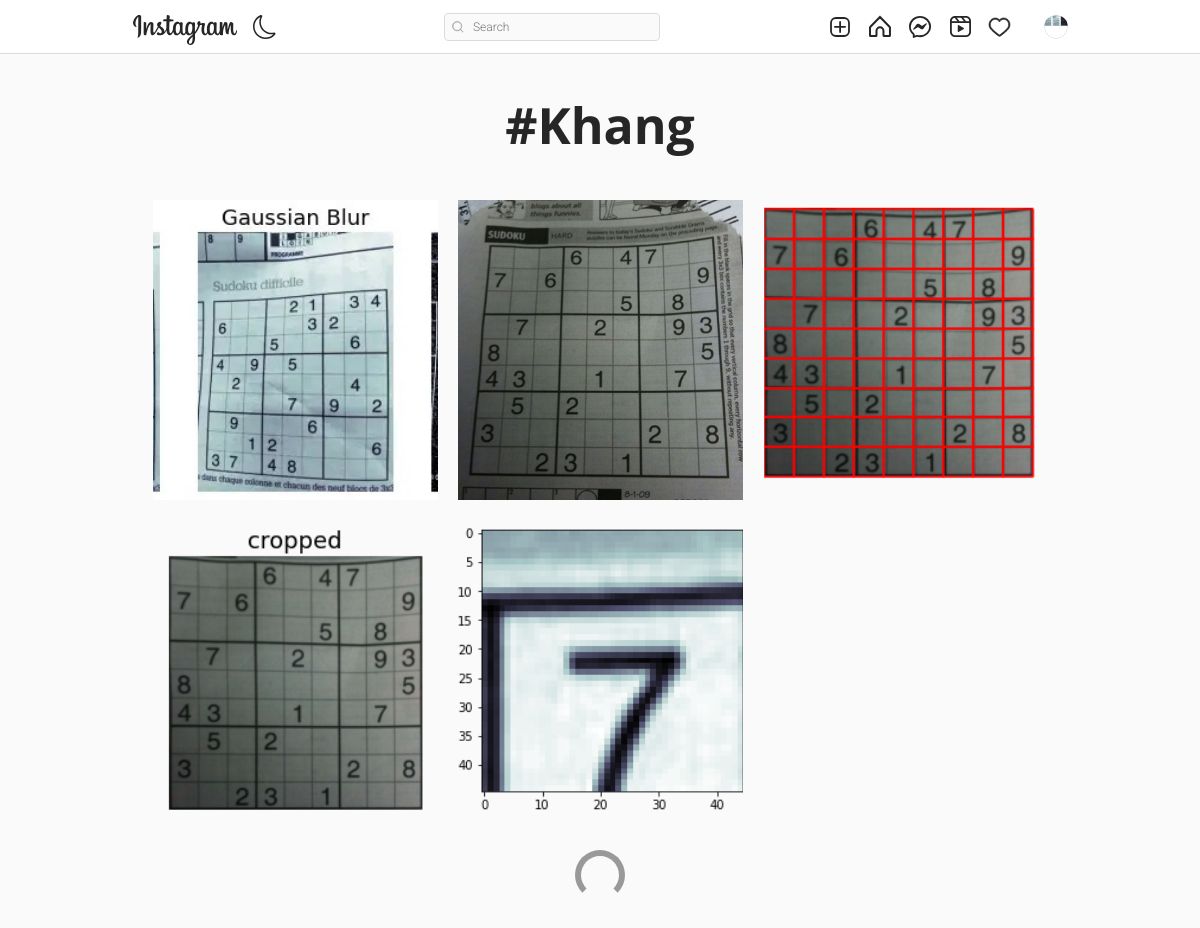
Screenshot of /tag/47b6b66c-9e38-11ed-9fe6-57a3b3f7d812 (signed in) with the database file from the repository.
### authy/models.py (models this page shows, shortened)
class Profile(models.Model):
    user = models.OneToOneField(User, related_name='profile', on_delete=models.CASCADE)
    image = models.ImageField(upload_to="profile_pciture", null=True, default="default.jpg")
    first_name = models.CharField(max_length=200, null=True, blank=True)
    last_name = models.CharField(max_length=200, null=True, blank=True)
    bio = models.CharField(max_length=200, null=True, blank=True)
    location = models.CharField(max_length=200, null=True, blank=True)
    url = models.URLField(max_length=200, null=True, blank=True)
    favourite = models.ManyToManyField(Post, blank=True)

### post/models.py (models this page shows, shortened)
class Tag(models.Model):
    title = models.CharField(max_length=75, verbose_name='Tag')
    slug = models.SlugField(null=False, unique=True, default=uuid.uuid1)
    class Meta:
        verbose_name = 'Tag'
        verbose_name_plural = 'Tags'

class Post(models.Model):
    id = models.UUIDField(primary_key=True, default=uuid.uuid4, editable=False)
    picture = models.ImageField(upload_to=user_directory_path, verbose_name="Picture")
    caption = models.CharField(max_length=10000, verbose_name="Caption")
    posted = models.DateField(auto_now_add=True)
    tags = models.ManyToManyField(Tag, related_name="tags")
    user = models.ForeignKey(User, on_delete=models.CASCADE)
    likes = models.IntegerField(default=0)
    def get_absolute_url(self):
        return reverse("post-details", args=[str(self.id)])

### post/views.py (the view)
# urls.py: path('tag/<slug:tag_slug>', Tags, name='tags'),
@login_required
def Tags(request, tag_slug):
    tag = get_object_or_404(Tag, slug=tag_slug)
    posts = Post.objects.filter(tags=tag).order_by('-posted')
    context = {
        'posts': posts,
        'tag': tag
    }
    return render(request, 'tag.html', context)

### templates/tag.html (shortened to what this page needs)
{% extends 'base.html' %}
{% load static %}
{% load crispy_forms_tags %}
{% block content %}
<!DOCTYPE html>
<html lang="en">
<head>
    <link rel="stylesheet" href="{% static 'assets3/css/reset.css' %}">
    <link rel="stylesheet" href="{% static 'assets3/css/styles.css' %}">
    <link rel="stylesheet" href="https://use.fontawesome.com/releases/v5.2.0/css/all.css">
</head>
<body>
    <header>
        <div>
         <h1 style="font-size: 50px; margin-top: 100px; text-align:center; font-weight: bold; margin-bottom: 50px;">#{{tag.title|title}}</h1>
        </div>
    </header>
    <main>
        <div class="container">
            <div class="gallery">
                {% for post in posts %}
                <a href="{{post.get_absolute_url}}"><div class="gallery-item" tabindex="0">
                    <img src="{{ post.picture.url }}" class="gallery-image" alt="" style="width: 500px; height: 300px; object-fit: cover;">
                </div></a>
                {% endfor %}
            </div>
            <div class="loader"></div>
        </div>
    </main>
{% endblock content %}

### templates/base.html (shortened to what this page needs)
{% load static %}
<!DOCTYPE html>
<html lang="en">
<head>
    <link rel="stylesheet" href="https://cdn.jsdelivr.net/npm/bootstrap-icons@1.8.1/font/bootstrap-icons.css">
    <link href="https://cdn.jsdelivr.net/npm/bootstrap@5.1.3/dist/css/bootstrap.min.css" rel="stylesheet">
    <link rel="stylesheet" type="text/css" href="{% static 'assets1/style.css' %}">
</head>
<body>
    <header class="header">
        <nav class="header__content">
            <div class="header__buttons">
                <a href="{% url 'index' %}" class="header__home">
                </a>
                <button class="header__theme-button" title="Toggle Theme">
                </button>
            </div>
            <form action="{% url 'search-users' %}" method="GET">
                <div class="header__search">
                    <input type="text" placeholder="Search" name="q" value="{{ request.GET.q }}">
                </div>
            </form>
            <div class="header__buttons header__buttons--desktop">
                <a href="{% url 'newpost' %}">
                </a>
                <a href="{% url 'index' %}">
                </a>
                <a href="{% url 'message' %}">
                </a>
                <a href="#">
                </a>
                <span>
                    <a href="{% url 'show-notification' %}">
                    </a>
                </span>
                <a href="">
                    <button class="profile-button">
                        <a href="{% url 'profile' request.user %}">
                            <div class="profile-button__picture">
                                <img src="{{request.user.profile.image.url}}" alt="User Picture">
                            </div>
                        </a>
                    </button>
                </a>
            </div>
        </nav>
    </header>
    {% block content %}
    {% endblock content %}
</body>
</html>

### static/assets1/style.css (style rules this page uses)
*, *::after, *::before { box-sizing: border-box; margin: 0; padding: 0; }
*, button, input, select, textarea { font-family: 'Roboto', sans-serif; }
:root { --primary: hsl(0, 0%, 100%); --secondary: hsl(0, 0%, 98%); --border: hsl(0, 0%, 86%); --story-border: hsl(0, 0%, 78%); --img-border: hsla(0, 0%, 0%, 0.1); --text-dark: hsl(0, 0%, 15%); --text-light: hsl(0, 0%, 60%); --like: hsl(355, 82%, 61%); --link: hsl(204, 100%, 48%); --header-height: 44px; --nav-height: 44px; }
body { min-height: 100vh; display: flex; flex-direction: column; overflow-y: auto; }
svg { display: block; }
img { max-width: 100%; }
.header { width: 100%; height: var(--header-height); background-color: var(--primary); display: flex; justify-content: center; position: fixed; top: 0; left: 0; z-index: 2; }
.header::after { content: ''; position: absolute; bottom: 0; width: 100%; height: 1px; background-color: var(--border); }
.header__content { width: 100%; max-width: 975px; padding: 0 14px; display: flex; justify-content: space-between; align-items: center; }
.header__home { margin-top: 5px; }
.header__theme-button { background-color: transparent; border: none; cursor: pointer; }
.header__theme-button-moon { display: unset; }
.header__search { width: 216px; height: 28px; display: none; align-items: center; position: relative; }
.header__search svg { width: 12px; height: 12px; position: absolute; left: 8px; }
.header__search input { width: 100%; height: 100%; background-color: var(--secondary); padding: 4px 10px 4px 28px; border: 1px solid var(--border); border-radius: 4px; outline: none; font-size: 12px; font-weight: 300; text-decoration: none; color: var(--text-light); text-overflow: ellipsis; overflow: hidden; white-space: nowrap; }
.header__buttons { display: flex; align-items: center; gap: 16px; }
.profile-button { background-color: transparent; border: none; outline: none; cursor: pointer; position: relative; }
.profile-button__picture { width: 24px; height: 24px; border-radius: 50%; overflow: hidden; position: relative; }
.profile-button__picture::after { content: ''; position: absolute; top: 0; bottom: 0; left: 0; right: 0; border: 1px solid var(--img-border); border-radius: 50%; }
@media (min-width: 768px) { :root { --header-height: 54px; --nav-height: 0px; } }
@media (min-width: 768px) { .header__content { padding: 0 20px; } }
@media (min-width: 768px) { .header__search { display: flex; } }

### static/assets3/css/styles.css (style rules this page uses)
:root { font-size: 10px; }
*, *::before, *::after { box-sizing: border-box; }
body { font-family: "Open Sans", Arial, sans-serif; min-height: 100vh; background-color: #fafafa; color: #262626; padding-bottom: 3rem; }
img { display: block; }
.container { max-width: 93.5rem; margin: 0 auto; padding: 0 2rem; }
.gallery { display: flex; flex-wrap: wrap; margin: -1rem -1rem; padding-bottom: 3rem; }
.gallery-item { position: relative; flex: 1 0 22rem; margin: 1rem; color: #fff; cursor: pointer; }
.gallery-image { width: 100%; height: 100%; object-fit: cover; }
.loader { width: 5rem; height: 5rem; border: 0.6rem solid #999; border-bottom-color: transparent; border-radius: 50%; margin: 0 auto; animation: loader 500ms linear infinite; }

### rows the page displays
Tag: title "Khang"
Post: picture (picture)
Post: picture (picture)
Post: picture (picture)
Post: picture (picture)
Post: picture (picture)
